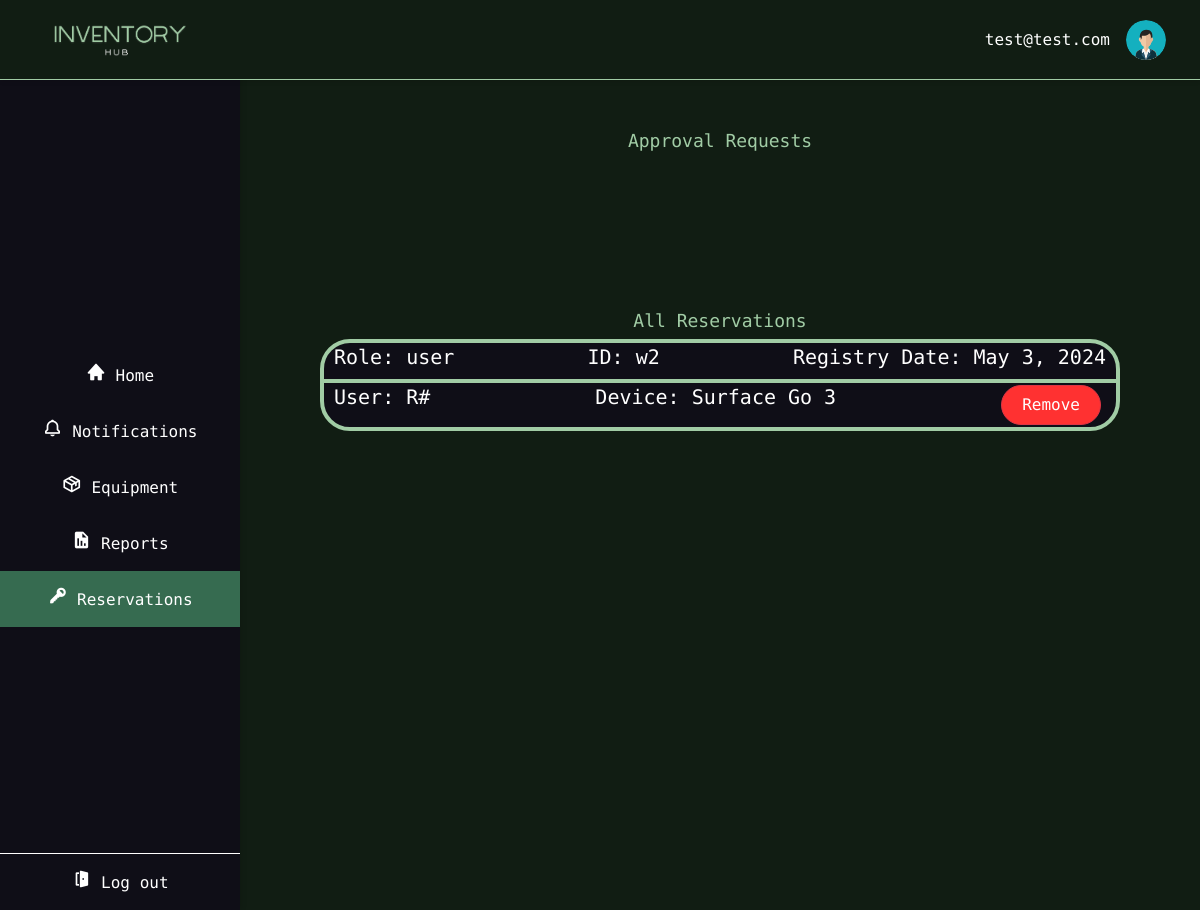
The page /reservations/ (signed in) on the database as committed earlier.
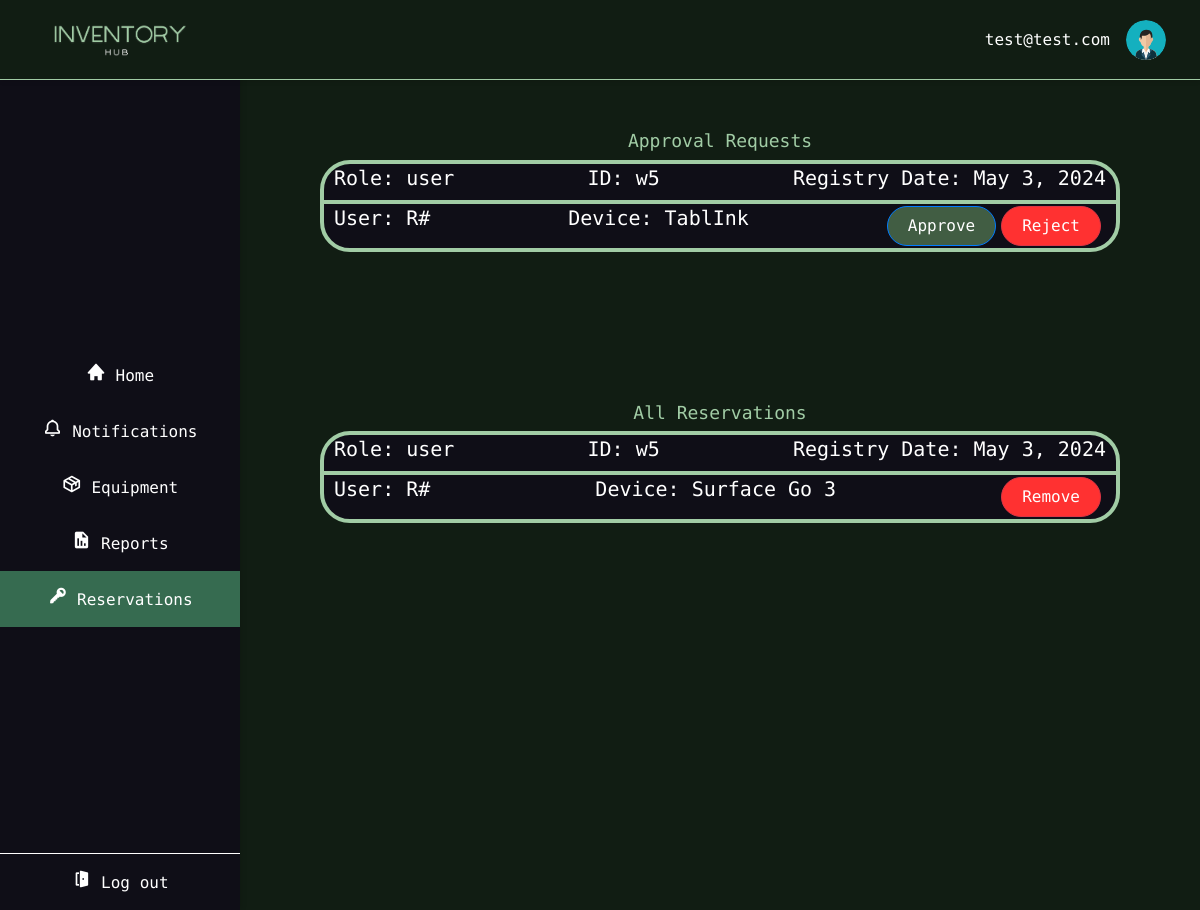
The same page on the database as committed later.
### InventoryManagement/models.py (models this page shows, shortened)
class CustomUser(AbstractUser):
    username = models.CharField(max_length=255, unique=True, blank=False)
    USERNAME_FIELD = 'email'
    REQUIRED_FIELDS = ['username', 'first_name', 'last_name']
    email = models.EmailField(unique=True)
    phone = models.CharField(max_length=20)
    role = models.ForeignKey(Role, on_delete=models.SET(get_user_role), default=get_user_role)
    objects = CustomUserManager()

class Booking(models.Model):
    device = models.ForeignKey(Device, on_delete=models.CASCADE)
    user = models.ForeignKey(settings.AUTH_USER_MODEL, on_delete=models.CASCADE)
    booking_req_date = models.DateField()
    booking_status = models.CharField(max_length=50)
    status_change_date = models.DateTimeField(auto_now_add=True)
    collected_status = models.BooleanField(default=False)
    collected_date = models.DateTimeField(null=True, blank=True)
    device_exp_ret_date = models.DateField()
    device_act_ret_date = models.DateField(null=True, blank=True)

class Role(models.Model):
    ROLE_CHOICES = (
        ('user', 'User'),
        ('admin', 'Admin'),
    )
    role_name = models.CharField(max_length=50, choices=ROLE_CHOICES)
    role_desc = models.CharField(max_length=200, null=True, blank=True)
    def __str__(self):
        return self.role_name

class Device(models.Model):
    device_name = models.CharField(max_length=100)
    device_type = models.CharField(max_length=50)
    device_desc = models.CharField(max_length=200, null=True, blank=True)
    device_status = models.BooleanField(default=False)  # Changed from CharField to BooleanField
    location = models.ForeignKey(Location, on_delete=models.CASCADE)
    config = models.ForeignKey('DeviceConfig', on_delete=models.CASCADE, null=False, blank=False)
    return_day = models.IntegerField(default=0)

### InventoryManagement/views.py (the view)
# urls.py: path("reservations/", views.reservations, name="reservations"),
@login_required
def reservations(request):
    bookings = Booking.objects.filter(booking_status="requested")
    all_bookings = Booking.objects.all()
    all_bookings = all_bookings.exclude(booking_status="requested")
    return render(request, "reservations.html", { "bookings": bookings, "all_bookings": all_bookings });

### InventoryManagement/templates/reservations.html (shortened to what this page needs)
{% extends "base.html" %}
{% load static %}
{% block styles %}
    <link rel="stylesheet" href={% static "/css/reservations.css" %}>
    <link rel="stylesheet" href={% static "/css/basscss.css" %}>
{% endblock %}
{% block content %}
  <div class="rsv-root">
    <h3 class="mx-auto mb-2 simple-hd">
      Approval Requests
    </h3>
    {% for booking in bookings %}
    <div class="rsv-block">
      <div class="rsv-inner flex">
        <h5>
          Role: {{ booking.user.role }}
        </h5>
        <h5 class="ml-auto">
          ID: w{{ booking.user.id }}
        </h5>
        <h5 class="ml-auto">
          Registry Date: {{ booking.booking_req_date }}
        </h5>
      </div>
      <div class="rsv-body flex">
        <h5>
          User: R#{{ booking.user.user.id }}
        </h5>
        <h5 class="ml-auto">
          Device: {{ booking.device.device_name }}
        </h5>
             <div class="my-auto ml-auto">
          <form method="post" action="{% url 'approve_booking' booking.id %}">
            <button type="submit" class="btn btn-primary">Approve</button>
          </form>
          <form method="post" action="{% url 'reject_booking' booking.id %}">
            <button type="submit" class="btn btn-danger">Reject</button>
          </form>
        </div>
      </div>
    </div>
    {% endfor %}
</div>
    <div class="rsv-root">
    <h3 class="mx-auto mb-2 simple-hd">
      All Reservations
    </h3>
  {% for booking in all_bookings %}
      <div class="rsv-block">
          <div class="rsv-inner flex">
            <h5>
              Role: {{ booking.user.role }}
            </h5>
            <h5 class="ml-auto">
              ID: w{{ booking.user.id }}
            </h5>
            <h5 class="ml-auto">
              Registry Date: {{ booking.booking_req_date }}
            </h5>
          </div>
          <div class="rsv-body flex">
            <h5>
              User: R#{{ booking.user.user.id }}
            </h5>
            <h5 class="ml-auto">
              Device: {{ booking.device.device_name }}
            </h5>
                 <div class="my-auto ml-auto">
              <form method="post" action="{% url 'delete_booking' booking.id %}">
                <button type="submit" class="btn btn-danger">Remove</button>
              </form>
            </div>
          </div>
        </div>
  {% endfor %}
    </div>
{% endblock %}

### InventoryManagement/templates/base.html (shortened to what this page needs)
<!DOCTYPE html>
<html lang="en">
<head>
    {% load static %}
    <link href="https://stackpath.bootstrapcdn.com/bootstrap/4.3.1/css/bootstrap.min.css" rel="stylesheet">
    <link href="/static/css/boxicons.min.css" rel="stylesheet">
    <link href="/static/css/basscss.css" rel="stylesheet">
    {% load django_bootstrap5 %}
    <link rel="stylesheet" href="{% static 'css/base.css' %}">
    {% block styles %}
        {% endblock %}
</head>
<body>
    <div class="top-bar">
        <div class="logo">
            <img src="{% static 'images/inventory.png' %}" alt="Logo" style="height: 40px;">
        </div>
            <div class="profile-info">
                {% block user_name %}
                    <p>{{ user.email }}</p>
                {% endblock user_name %}
                <img class="ml-3" src="{% static "images/avatar2.svg" %}" alt="Profile">
            </div>
        </div>
    <div class="sidebar">
        {% if user.role.role_name == 'admin' %}
        <a href="{% url 'admin_home' %}" class="{% if request.path == '/admin_home/' %}sel{% endif %}">
            <i class='bx bxs-home'></i>
            Home
        </a>
        {% elif user.role.role_name == "user" %}
        <a href="{% url 'user_home' %}"
        class="{% if request.path == '/user_home/' %}sel{% endif %}"
        >
            <i class='bx bxs-home'></i>
            Home</a>
        {% endif %}
        <a href="{% url 'notifications' %}" class="{% if request.path == '/notifications/' %}sel{% endif %}">
            <i class='bx bx-bell' ></i>
            Notifications</a>
        <a href="{% url 'equipment' %}" class="{% if request.path == '/equipment/' or '/device/' in request.path %}sel{% endif %}"">
            <i class='bx bx-package'  ></i>
            Equipment</a>
        {% if user.role.role_name == 'admin' %}
        <a href="{% url 'reports' %}" class="{% if request.path == '/reports/' %}sel{% endif %}">
            <i class='bx bxs-report' ></i>
            Reports</a>
        {% endif %}
        {% if user.role.role_name == 'admin' %}
        <a href="{% url 'reservations' %}" class="{% if request.path == '/reservations/' %}sel{% endif %}">
            <i class='bx bxs-key' ></i>
            Reservations</a>
        {% elif user.role.role_name == "user" %}
        <a href="{% url 'requests' %}">
            <i class='bx bxs-ship'></i>
            Requests</a>
        {% endif %}
        <div class="logout">
            <a href="/logout">
                <i class='bx bxs-door-open' ></i>
                Log out</a>
        </div>
    </div>
    {% block content %}
    {% endblock content %}
</body>
</html>

### static/css/basscss.css (style rules this page uses)
.ml-auto { margin-left:auto }
.mr-auto,.mx-auto { margin-right:auto }
.mx-auto { margin-left:auto }
.flex { display:-webkit-box;display:-webkit-flex;display:-ms-flexbox;display:flex }

### static/css/base.css (style rules this page uses)
body, html { margin: 0; font-family: "Source Code Pro", monospace; font-optical-sizing: auto; font-weight: 300; font-style: normal; background-color: rgb(17, 29, 19); height: 100%; }
.logo { width: 20%; align-items: center; text-align: center; }
.top-bar { background-color: rgb(17, 29, 19); box-shadow: 0 2px 4px rgba(0,0,0,0.1); display: flex; justify-content: space-between; align-items: center; padding: 1.5% 0%; position: fixed; width: 100%; top: 0; z-index: 1001; box-sizing: border-box; margin: auto; border-bottom: 1px solid rgb(161, 204, 165); height: 80px; }
.profile-info { display: flex; align-items: center; padding: 0 2%; }
.profile-info img { width: 40px; height: 40px; border-radius: 50%; margin-right: 10px; }
.profile-info p { margin: 0; font-size: 16px; color: white }
.sidebar { width: 20%; background-color: #0F0E17; color: white; position: fixed; top: 1.7cm; left: 0; bottom: 0; overflow-y: auto; display: flex; flex-direction: column; justify-content: center; z-index: 1000; box-shadow: 2px 0 5px rgba(0, 0, 0, 0.1); }
.sidebar a { padding: 15px 20px; text-decoration: none; font-size: 1rem; color: white; display: block; transition: background-color 0.3s; text-align: center; }
.sidebar a.sel { background-color: #366b50; //background-color: #111d13; }
.logout { position: absolute; bottom: 0; width: 100%; text-align: center; border-top: 1px solid #fff; }
button { border: none; border-radius: 5px; padding: 10px 15px; cursor: pointer; margin-right: 5px; }
.simple-hd { color: #a1cca5; font-size: 18px; text-align: center; }
.bx { font-size: 20px; }

### static/css/reservations.css (style rules this page uses)
.my-auto { margin-top: auto; margin-bottom: auto; }
.rsv-root { align-items: center; border-radius: 30px; position: relative; margin-left: 27%; margin-top: 110px; padding: 20px 0; color: white; width: 66%; display: flex; flex-direction: column; }
.rsv-block { color: white; border-radius: 30px; border: 4px solid rgb(161, 204, 165); background-color: #0f0e17; width: 800px; }
.rsv-inner { padding: 2px 10px; }
.rsv-body { border: solid rgb(161, 204, 165); border-width: 4px 0 0 0; padding: 2px 10px; }
.btn { border-radius: 20px; padding: 0px 20px; height: 40px; color: #fff; }
.btn-primary { background-color: #415d43; }
.btn-danger { background-color: #ff3131; }
.simple-hd { color: #a1cca5; font-size: 18px; text-align: center; }
.my-auto { display: flex; flex-direction: row; }

Rows that differ between the two databases and show on the page:
removed Booking: user.role "user", user.id "2", booking_req_date "May 3, 2024", device.device_name "Surface Go 3", shown under "All Reservations"
added Booking: user.role "user", user.id "5", booking_req_date "May 3, 2024", device.device_name "TablInk", shown under "Approval Requests"
added Booking: user.role "user", user.id "5", booking_req_date "May 3, 2024", device.device_name "Surface Go 3", shown under "All Reservations"
